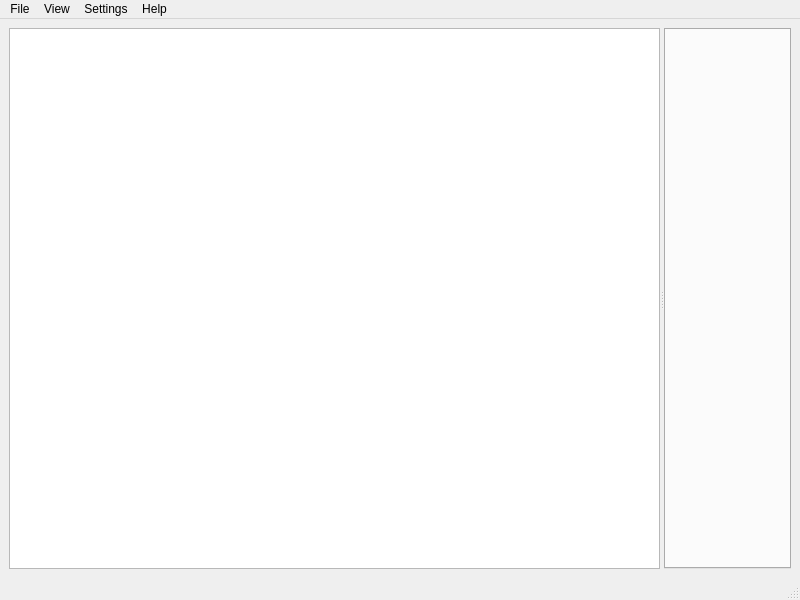
<?xml version="1.0" encoding="UTF-8"?>
<ui version="4.0">
 <class>MainWindow</class>
 <widget class="QMainWindow" name="MainWindow">
  <property name="geometry">
   <rect>
    <x>0</x>
    <y>0</y>
    <width>800</width>
    <height>600</height>
   </rect>
  </property>
  <property name="minimumSize">
   <size>
    <width>800</width>
    <height>600</height>
   </size>
  </property>
  <property name="windowTitle">
   <string>MainWindow</string>
  </property>
  <widget class="QWidget" name="centralwidget">
   <layout class="QVBoxLayout" name="verticalLayout">
    <item>
     <widget class="QSplitter" name="splitter">
      <property name="orientation">
       <enum>Qt::Orientation::Horizontal</enum>
      </property>
      <widget class="QTreeView" name="Hierarchy">
       <property name="minimumSize">
        <size>
         <width>0</width>
         <height>0</height>
        </size>
       </property>
       <property name="maximumSize">
        <size>
         <width>16777215</width>
         <height>16777215</height>
        </size>
       </property>
       <property name="sizeIncrement">
        <size>
         <width>0</width>
         <height>0</height>
        </size>
       </property>
       <property name="baseSize">
        <size>
         <width>0</width>
         <height>0</height>
        </size>
       </property>
      </widget>
      <widget class="QTabWidget" name="tabs">
       <property name="currentIndex">
        <number>-1</number>
       </property>
       <property name="tabsClosable">
        <bool>true</bool>
       </property>
      </widget>
     </widget>
    </item>
   </layout>
  </widget>
  <widget class="QMenuBar" name="menubar">
   <property name="geometry">
    <rect>
     <x>0</x>
     <y>0</y>
     <width>800</width>
     <height>21</height>
    </rect>
   </property>
   <widget class="QMenu" name="menuFile">
    <property name="title">
     <string>File</string>
    </property>
    <addaction name="actionNew_File"/>
    <addaction name="separator"/>
    <addaction name="actionNew_Folder"/>
    <addaction name="actionOpen_File"/>
    <addaction name="actionOpen_Folder"/>
    <addaction name="separator"/>
    <addaction name="actionSave"/>
   </widget>
   <widget class="QMenu" name="menuView">
    <property name="title">
     <string>View</string>
    </property>
   </widget>
   <widget class="QMenu" name="menuSettings">
    <property name="title">
     <string>Settings</string>
    </property>
   </widget>
   <widget class="QMenu" name="menuHelp">
    <property name="title">
     <string>Help</string>
    </property>
   </widget>
   <addaction name="menuFile"/>
   <addaction name="menuView"/>
   <addaction name="menuSettings"/>
   <addaction name="menuHelp"/>
  </widget>
  <widget class="QStatusBar" name="statusbar"/>
  <action name="actionnew">
   <property name="text">
    <string>new</string>
   </property>
  </action>
  <action name="actionopen">
   <property name="text">
    <string>open</string>
   </property>
  </action>
  <action name="actionNew_File">
   <property name="text">
    <string>New File</string>
   </property>
  </action>
  <action name="actionOpen_File">
   <property name="text">
    <string>Open File</string>
   </property>
  </action>
  <action name="actionOpen_Folder">
   <property name="text">
    <string>Open Folder</string>
   </property>
  </action>
  <action name="actionSave">
   <property name="text">
    <string>Save</string>
   </property>
  </action>
  <action name="actionSave_As">
   <property name="text">
    <string>Save As</string>
   </property>
  </action>
  <action name="actionNew_Folder">
   <property name="text">
    <string>New Folder</string>
   </property>
  </action>
 </widget>
 <resources/>
 <connections/>
</ui>
